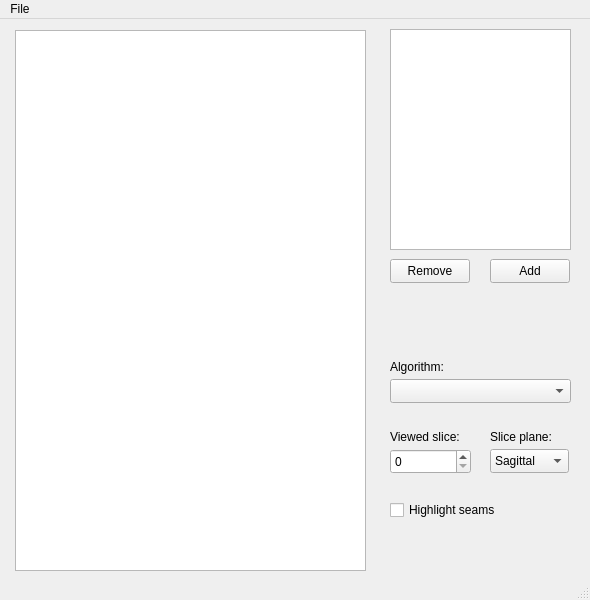
<?xml version="1.0" encoding="UTF-8"?>
<ui version="4.0">
 <class>MainWindow</class>
 <widget class="QMainWindow" name="MainWindow">
  <property name="geometry">
   <rect>
    <x>0</x>
    <y>0</y>
    <width>590</width>
    <height>600</height>
   </rect>
  </property>
  <property name="windowTitle">
   <string>MainWindow</string>
  </property>
  <widget class="QWidget" name="centralwidget">
   <widget class="QPushButton" name="fileLoadButton">
    <property name="geometry">
     <rect>
      <x>490</x>
      <y>240</y>
      <width>80</width>
      <height>24</height>
     </rect>
    </property>
    <property name="toolTip">
     <string>&lt;html&gt;&lt;head/&gt;&lt;body&gt;&lt;p&gt;Add scans to stitch&lt;/p&gt;&lt;/body&gt;&lt;/html&gt;</string>
    </property>
    <property name="text">
     <string>Add</string>
    </property>
    <property name="shortcut">
     <string>Ctrl+O</string>
    </property>
   </widget>
   <widget class="QSpinBox" name="sliceSpinBox">
    <property name="geometry">
     <rect>
      <x>390</x>
      <y>430</y>
      <width>81</width>
      <height>25</height>
     </rect>
    </property>
    <property name="toolTip">
     <string>&lt;html&gt;&lt;head/&gt;&lt;body&gt;&lt;p&gt;Viewed slice number&lt;/p&gt;&lt;/body&gt;&lt;/html&gt;</string>
    </property>
    <property name="maximum">
     <number>99</number>
    </property>
   </widget>
   <widget class="QLabel" name="sliceSpinLabel">
    <property name="geometry">
     <rect>
      <x>390</x>
      <y>410</y>
      <width>81</width>
      <height>16</height>
     </rect>
    </property>
    <property name="text">
     <string>Viewed slice:</string>
    </property>
   </widget>
   <widget class="QComboBox" name="slicePlaneBox">
    <property name="geometry">
     <rect>
      <x>490</x>
      <y>430</y>
      <width>79</width>
      <height>24</height>
     </rect>
    </property>
    <property name="toolTip">
     <string>&lt;html&gt;&lt;head/&gt;&lt;body&gt;&lt;p&gt;Viewed slice plane&lt;/p&gt;&lt;/body&gt;&lt;/html&gt;</string>
    </property>
    <item>
     <property name="text">
      <string>Sagittal</string>
     </property>
    </item>
    <item>
     <property name="text">
      <string>Coronal</string>
     </property>
    </item>
    <item>
     <property name="text">
      <string>Transverse</string>
     </property>
    </item>
    <item>
     <property name="text">
      <string>Diagonal 1</string>
     </property>
    </item>
    <item>
     <property name="text">
      <string>Diagonal 2</string>
     </property>
    </item>
   </widget>
   <widget class="QLabel" name="label">
    <property name="geometry">
     <rect>
      <x>490</x>
      <y>410</y>
      <width>71</width>
      <height>16</height>
     </rect>
    </property>
    <property name="text">
     <string>Slice plane:</string>
    </property>
   </widget>
   <widget class="QListWidget" name="scansList">
    <property name="geometry">
     <rect>
      <x>390</x>
      <y>10</y>
      <width>181</width>
      <height>221</height>
     </rect>
    </property>
    <property name="dragEnabled">
     <bool>true</bool>
    </property>
    <property name="dragDropMode">
     <enum>QAbstractItemView::InternalMove</enum>
    </property>
   </widget>
   <widget class="QPushButton" name="removeScanButton">
    <property name="geometry">
     <rect>
      <x>390</x>
      <y>240</y>
      <width>80</width>
      <height>24</height>
     </rect>
    </property>
    <property name="toolTip">
     <string>&lt;html&gt;&lt;head/&gt;&lt;body&gt;&lt;p&gt;Remove scans to stitch&lt;/p&gt;&lt;/body&gt;&lt;/html&gt;</string>
    </property>
    <property name="text">
     <string>Remove</string>
    </property>
   </widget>
   <widget class="QGraphicsView" name="graphicsView">
    <property name="geometry">
     <rect>
      <x>15</x>
      <y>11</y>
      <width>351</width>
      <height>541</height>
     </rect>
    </property>
    <property name="transformationAnchor">
     <enum>QGraphicsView::AnchorUnderMouse</enum>
    </property>
   </widget>
   <widget class="QComboBox" name="algorithmBox">
    <property name="geometry">
     <rect>
      <x>390</x>
      <y>360</y>
      <width>181</width>
      <height>24</height>
     </rect>
    </property>
    <property name="toolTip">
     <string>&lt;html&gt;&lt;head/&gt;&lt;body&gt;&lt;p&gt;Used stitching algorithm&lt;/p&gt;&lt;/body&gt;&lt;/html&gt;</string>
    </property>
   </widget>
   <widget class="QLabel" name="label_2">
    <property name="geometry">
     <rect>
      <x>390</x>
      <y>340</y>
      <width>71</width>
      <height>16</height>
     </rect>
    </property>
    <property name="text">
     <string>Algorithm:</string>
    </property>
   </widget>
   <widget class="QCheckBox" name="seamHighlightCheckBox">
    <property name="geometry">
     <rect>
      <x>390</x>
      <y>480</y>
      <width>171</width>
      <height>22</height>
     </rect>
    </property>
    <property name="text">
     <string>Highlight seams</string>
    </property>
   </widget>
  </widget>
  <widget class="QMenuBar" name="menubar">
   <property name="geometry">
    <rect>
     <x>0</x>
     <y>0</y>
     <width>590</width>
     <height>21</height>
    </rect>
   </property>
   <widget class="QMenu" name="menuFile">
    <property name="title">
     <string>File</string>
    </property>
    <addaction name="actionSave"/>
    <addaction name="actionSaveSlice"/>
    <addaction name="actionExportSlice"/>
   </widget>
   <addaction name="menuFile"/>
  </widget>
  <widget class="QStatusBar" name="statusbar"/>
  <action name="actionSave">
   <property name="text">
    <string>Save</string>
   </property>
   <property name="shortcut">
    <string>Ctrl+S</string>
   </property>
  </action>
  <action name="actionSaveSlice">
   <property name="text">
    <string>Save slice</string>
   </property>
   <property name="shortcut">
    <string>Ctrl+Shift+S</string>
   </property>
  </action>
  <action name="actionExportSlice">
   <property name="text">
    <string>Export slice</string>
   </property>
   <property name="shortcut">
    <string>Ctrl+E</string>
   </property>
  </action>
 </widget>
 <resources/>
 <connections/>
</ui>
